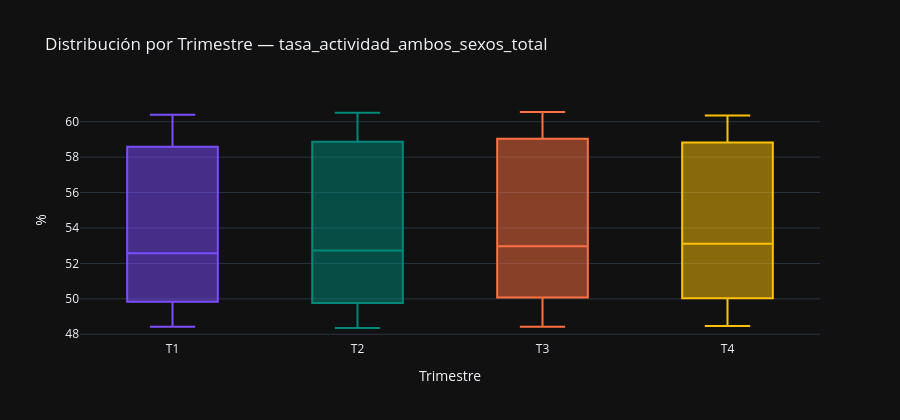

Write notebook code for a chart like this one.
### Markdown cell above
### Análisis:

Ningún valor atípico detectado por IQR ni por z-score. Es coherente con una serie de trayectoria suave y sin reversiones bruscas: los extremos coinciden con los extremos temporales de la trayectoria, no con anomalías. Los cinco valores mínimos se concentran en 1985-1986 (entre 48,35% y 48,47%), fondo de la U, y los cinco máximos en 2010-2012 (entre 60,41% y 60,55%), techo de la meseta alta.

La ausencia de outliers refleja una propiedad económica relevante: la participación laboral es una decisión de horizonte largo, poco sensible a perturbaciones cíclicas. El efecto trabajador desanimado, que retira personas de la búsqueda activa, y el efecto trabajador añadido, que incorpora miembros secundarios del hogar ante la caída de ingresos del sustentador principal, operan en sentidos opuestos y tienden a compensarse en el agregado. El resultado es que la tasa de actividad apenas registra choques incluso durante la recesión de 2008-2013; de hecho su máximo histórico se sitúa en 2012-Q3, en plena crisis, mientras el empleo se desplomaba. Esto contrasta con los parados, donde los ajustes cíclicos sí generaban valores extremos por IQR.

### Code cell
if DATASET_CONFIG['frecuencia_original'] == 'trimestral':
    y_periodo = y.index.quarter.map({1:'T1', 2:'T2', 3:'T3', 4:'T4'})
    titulo_grupo = 'Trimestre'
    orden_periodos = ['T1', 'T2', 'T3', 'T4']
elif DATASET_CONFIG['frecuencia_original'] == 'mensual':
    meses = ['Ene','Feb','Mar','Abr','May','Jun','Jul','Ago','Sep','Oct','Nov','Dic']
    y_periodo = y.index.month.map({i+1: m for i, m in enumerate(meses)})
    titulo_grupo = 'Mes'
    orden_periodos = meses
else:
    meses = ['Ene','Feb','Mar','Abr','May','Jun','Jul','Ago','Sep','Oct','Nov','Dic']
    y_periodo = y.index.month.map({i+1: m for i, m in enumerate(meses)})
    titulo_grupo = 'Mes'
    orden_periodos = meses

colores_bp = ['#7C4DFF', '#00897B', '#FF7043', '#FFC107',
               '#1565C0', '#AD1457', '#2E7D32', '#E65100',
               '#6A1B9A', '#00695C', '#F57F17', '#37474F']

df_box = pd.DataFrame({
    'periodo': y_periodo.values,
    'valor': y.values,
    'fecha': y.index.strftime('%Y-%m-%d'),
})
df_box['periodo'] = pd.Categorical(df_box['periodo'],
                                    categories=[p for p in orden_periodos if p in df_box['periodo'].values],
                                    ordered=True)

fig = px.box(
    df_box, x='periodo', y='valor', color='periodo',
    hover_data=['fecha'],
    title=f'Distribución por {titulo_grupo} — {VAR_PRINCIPAL}',
    labels={'valor': UNIDADES, 'periodo': titulo_grupo, 'fecha': 'Fecha'},
    color_discrete_sequence=colores_bp,
    category_orders={'periodo': orden_periodos},
)
fig.update_layout(showlegend=False, height=420)
fig.show()

### Figure 1 — Plotly figure (JSON) as saved in the notebook; plotly's stock layout.template omitted (floating-point values rounded to 4 significant figures)
{"data": [{"alignmentgroup": "True", "customdata": [["1977-01-01"], ["1978-01-01"], ["1979-01-01"], ["1980-01-01"], ["1981-01-01"], ["1982-01-01"], ["1983-01-01"], ["1984-01-01"], ["1985-01-01"], ["1986-01-01"], ["1987-01-01"], ["1988-01-01"], ["1989-01-01"], ["1990-01-01"], ["1991-01-01"], ["1992-01-01"], ["1993-01-01"], ["1994-01-01"], ["1995-01-01"], ["1996-01-01"], ["1997-01-01"], ["1998-01-01"], ["1999-01-01"], ["2000-01-01"], ["2001-01-01"], ["2002-01-01"], ["2003-01-01"], ["2004-01-01"], ["2005-01-01"], ["2006-01-01"], ["2007-01-01"], ["2008-01-01"], ["2009-01-01"], ["2010-01-01"], ["2011-01-01"], ["2012-01-01"], ["2013-01-01"], ["2014-01-01"], ["2015-01-01"], ["2016-01-01"], ["2017-01-01"], ["2018-01-01"], ["2019-01-01"], ["2020-01-01"], ["2021-01-01"], ["2022-01-01"], ["2023-01-01"], ["2024-01-01"], ["2025-01-01"]], "hovertemplate": "Trimestre=%{x}<br>%=%{y}<br>Fecha=%{customdata[0]}<extra></extra>", "legendgroup": "T1", "marker": {"color": "#7C4DFF"}, "name": "T1", "notched": false, "offsetgroup": "T1", "orientation": "v", "showlegend": true, "type": "box", "x": ["T1", "T1", "T1", "T1", "T1", "T1", "T1", "T1", "T1", "T1", "T1", "T1", "T1", "T1", "T1", "T1", "T1", "T1", "T1", "T1", "T1", "T1", "T1", "T1", "T1", "T1", "T1", "T1", "T1", "T1", "T1", "T1", "T1", "T1", "T1", "T1", "T1", "T1", "T1", "T1", "T1", "T1", "T1", "T1", "T1", "T1", "T1", "T1", "T1"], "x0": " ", "xaxis": "x", "y": [51.84, 51.44, 50.9, 50.44, 49.68, 49.41, 49.28, 49.09, 48.7, 48.43, 48.82, 50.14, 49.86, 50.08, 50.06, 49.77, 49.4, 49.61, 49.52, 49.61, 49.94, 50.25, 50.76, 51.86, 52.57, 54.06, 55.28, 56.24, 57.38, 58.3, 58.9, 59.68, 60.39, 60.09, 60.16, 60.31, 60.18, 59.46, 59.45, 59.29, 58.78, 58.46, 58.35, 58.18, 57.56, 58.36, 58.44, 58.63, 58.57], "y0": " ", "yaxis": "y"}, {"alignmentgroup": "True", "customdata": [["1977-04-01"], ["1978-04-01"], ["1979-04-01"], ["1980-04-01"], ["1981-04-01"], ["1982-04-01"], ["1983-04-01"], ["1984-04-01"], ["1985-04-01"], ["1986-04-01"], ["1987-04-01"], ["1988-04-01"], ["1989-04-01"], ["1990-04-01"], ["1991-04-01"], ["1992-04-01"], ["1993-04-01"], ["1994-04-01"], ["1995-04-01"], ["1996-04-01"], ["1997-04-01"], ["1998-04-01"], ["1999-04-01"], ["2000-04-01"], ["2001-04-01"], ["2002-04-01"], ["2003-04-01"], ["2004-04-01"], ["2005-04-01"], ["2006-04-01"], ["2007-04-01"], ["2008-04-01"], ["2009-04-01"], ["2010-04-01"], ["2011-04-01"], ["2012-04-01"], ["2013-04-01"], ["2014-04-01"], ["2015-04-01"], ["2016-04-01"], ["2017-04-01"], ["2018-04-01"], ["2019-04-01"], ["2020-04-01"], ["2021-04-01"], ["2022-04-01"], ["2023-04-01"], ["2024-04-01"], ["2025-04-01"]], "hovertemplate": "Trimestre=%{x}<br>%=%{y}<br>Fecha=%{customdata[0]}<extra></extra>", "legendgroup": "T2", "marker": {"color": "#00897B"}, "name": "T2", "notched": false, "offsetgroup": "T2", "orientation": "v", "showlegend": true, "type": "box", "x": ["T2", "T2", "T2", "T2", "T2", "T2", "T2", "T2", "T2", "T2", "T2", "T2", "T2", "T2", "T2", "T2", "T2", "T2", "T2", "T2", "T2", "T2", "T2", "T2", "T2", "T2", "T2", "T2", "T2", "T2", "T2", "T2", "T2", "T2", "T2", "T2", "T2", "T2", "T2", "T2", "T2", "T2", "T2", "T2", "T2", "T2", "T2", "T2", "T2"], "x0": " ", "xaxis": "x", "y": [51.41, 51.02, 50.45, 50.01, 49.36, 49.18, 49.13, 48.76, 48.35, 48.36, 49.45, 49.98, 49.77, 49.98, 49.95, 49.75, 49.55, 49.67, 49.46, 49.67, 50.05, 50.38, 50.94, 52.2, 52.73, 54.48, 55.65, 56.55, 57.86, 58.63, 59.23, 60.07, 60.3, 60.41, 60.44, 60.5, 60.0, 59.63, 59.79, 59.41, 58.84, 58.8, 58.74, 55.54, 58.42, 58.6, 58.85, 58.9, 59.03], "y0": " ", "yaxis": "y"}, {"alignmentgroup": "True", "customdata": [["1976-07-01"], ["1977-07-01"], ["1978-07-01"], ["1979-07-01"], ["1980-07-01"], ["1981-07-01"], ["1982-07-01"], ["1983-07-01"], ["1984-07-01"], ["1985-07-01"], ["1986-07-01"], ["1987-07-01"], ["1988-07-01"], ["1989-07-01"], ["1990-07-01"], ["1991-07-01"], ["1992-07-01"], ["1993-07-01"], ["1994-07-01"], ["1995-07-01"], ["1996-07-01"], ["1997-07-01"], ["1998-07-01"], ["1999-07-01"], ["2000-07-01"], ["2001-07-01"], ["2002-07-01"], ["2003-07-01"], ["2004-07-01"], ["2005-07-01"], ["2006-07-01"], ["2007-07-01"], ["2008-07-01"], ["2009-07-01"], ["2010-07-01"], ["2011-07-01"], ["2012-07-01"], ["2013-07-01"], ["2014-07-01"], ["2015-07-01"], ["2016-07-01"], ["2017-07-01"], ["2018-07-01"], ["2019-07-01"], ["2020-07-01"], ["2021-07-01"], ["2022-07-01"], ["2023-07-01"], ["2024-07-01"], ["2025-07-01"]], "hovertemplate": "Trimestre=%{x}<br>%=%{y}<br>Fecha=%{customdata[0]}<extra></extra>", "legendgroup": "T3", "marker": {"color": "#FF7043"}, "name": "T3", "notched": false, "offsetgroup": "T3", "orientation": "v", "showlegend": true, "type": "box", "x": ["T3", "T3", "T3", "T3", "T3", "T3", "T3", "T3", "T3", "T3", "T3", "T3", "T3", "T3", "T3", "T3", "T3", "T3", "T3", "T3", "T3", "T3", "T3", "T3", "T3", "T3", "T3", "T3", "T3", "T3", "T3", "T3", "T3", "T3", "T3", "T3", "T3", "T3", "T3", "T3", "T3", "T3", "T3", "T3", "T3", "T3", "T3", "T3", "T3", "T3"], "x0": " ", "xaxis": "x", "y": [52.46, 51.6, 51.09, 50.69, 49.97, 49.52, 49.46, 49.46, 48.86, 48.43, 48.49, 50.04, 50.31, 50.07, 50.17, 50.27, 49.84, 49.83, 49.66, 49.73, 50.1, 50.33, 50.9, 51.47, 52.72, 53.23, 54.92, 56.15, 56.93, 57.86, 58.74, 59.5, 60.23, 60.05, 60.37, 60.44, 60.55, 60.04, 59.53, 59.5, 59.28, 58.92, 58.73, 58.72, 57.83, 59.01, 58.76, 59.29, 59.04, 59.3], "y0": " ", "yaxis": "y"}, {"alignmentgroup": "True", "customdata": [["1976-10-01"], ["1977-10-01"], ["1978-10-01"], ["1979-10-01"], ["1980-10-01"], ["1981-10-01"], ["1982-10-01"], ["1983-10-01"], ["1984-10-01"], ["1985-10-01"], ["1986-10-01"], ["1987-10-01"], ["1988-10-01"], ["1989-10-01"], ["1990-10-01"], ["1991-10-01"], ["1992-10-01"], ["1993-10-01"], ["1994-10-01"], ["1995-10-01"], ["1996-10-01"], ["1997-10-01"], ["1998-10-01"], ["1999-10-01"], ["2000-10-01"], ["2001-10-01"], ["2002-10-01"], ["2003-10-01"], ["2004-10-01"], ["2005-10-01"], ["2006-10-01"], ["2007-10-01"], ["2008-10-01"], ["2009-10-01"], ["2010-10-01"], ["2011-10-01"], ["2012-10-01"], ["2013-10-01"], ["2014-10-01"], ["2015-10-01"], ["2016-10-01"], ["2017-10-01"], ["2018-10-01"], ["2019-10-01"], ["2020-10-01"], ["2021-10-01"], ["2022-10-01"], ["2023-10-01"], ["2024-10-01"], ["2025-10-01"]], "hovertemplate": "Trimestre=%{x}<br>%=%{y}<br>Fecha=%{customdata[0]}<extra></extra>", "legendgroup": "T4", "marker": {"color": "#FFC107"}, "name": "T4", "notched": false, "offsetgroup": "T4", "orientation": "v", "showlegend": true, "type": "box", "x": ["T4", "T4", "T4", "T4", "T4", "T4", "T4", "T4", "T4", "T4", "T4", "T4", "T4", "T4", "T4", "T4", "T4", "T4", "T4", "T4", "T4", "T4", "T4", "T4", "T4", "T4", "T4", "T4", "T4", "T4", "T4", "T4", "T4", "T4", "T4", "T4", "T4", "T4", "T4", "T4", "T4", "T4", "T4", "T4", "T4", "T4", "T4", "T4", "T4", "T4"], "x0": " ", "xaxis": "x", "y": [52.11, 51.65, 50.96, 50.64, 49.9, 49.56, 49.53, 49.4, 48.88, 48.47, 48.68, 50.16, 49.93, 50.03, 50.25, 50.05, 49.72, 49.79, 49.58, 49.62, 50.05, 50.41, 50.84, 51.71, 52.8, 53.42, 54.95, 56.26, 57.12, 58.07, 58.88, 59.47, 60.35, 59.99, 60.25, 60.29, 60.23, 59.86, 59.77, 59.43, 58.95, 58.8, 58.61, 58.74, 58.19, 58.53, 58.4, 58.83, 58.49, 58.94], "y0": " ", "yaxis": "y"}], "layout": {"boxmode": "overlay", "height": 420, "legend": {"title": {"text": "Trimestre"}, "tracegroupgap": 0}, "showlegend": false, "title": {"text": "Distribución por Trimestre — tasa_actividad_ambos_sexos_total"}, "xaxis": {"anchor": "y", "categoryarray": ["T1", "T2", "T3", "T4"], "categoryorder": "array", "domain": [0.0, 1.0], "title": {"text": "Trimestre"}}, "yaxis": {"anchor": "x", "domain": [0.0, 1.0], "title": {"text": "%"}}}}
